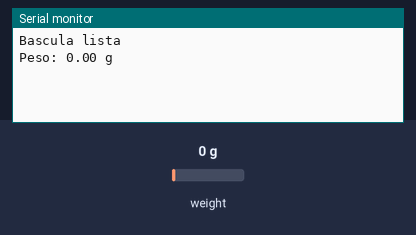
Bench run of a sketch on a simulated Arduino Uno, built with avr-gcc and run on an emulated ATmega328P. Parts: the last lines printed to the serial monitor. The test bench sets the inputs (shaded band); at power-on: weight on the scale 0 g.

Above: at 2.2 s.
2.3 s: weight on the scale set to 100 g
At 3.0 s:
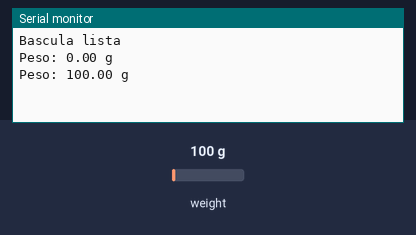
3.8 s: weight on the scale set to 1250 g
At 5.3 s:
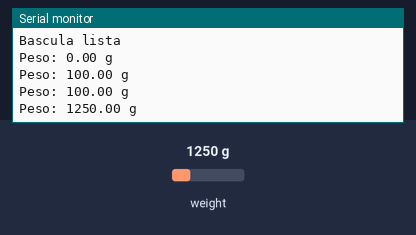
Timing chart, 0 to 6.8 s (numbered marks = the images above; inputs shaded):
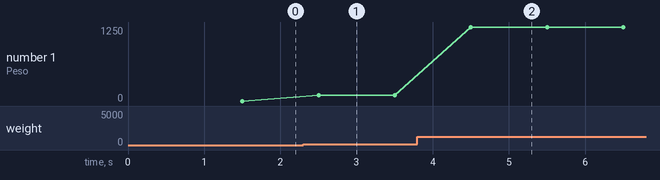

Measured:
- after the input at 2.3 s, the serial monitor: prints a new line after 0.20 s (image 1)
- after the input at 3.8 s, the serial monitor: prints a new line after 0.70 s (image 2)
- plotted number 1: 0 → 100 after the input at 2.3 s, 100 → 1250 after the input at 3.8 s

The sketch:

1-prueba.ino
```cpp
#include "HX711.h"

// Pines del HX711
const int LOADCELL_DOUT_PIN = 16;
const int LOADCELL_SCK_PIN  = 4;

HX711 balanza;

void setup() {
  Serial.begin(9600);

  // Inicializar HX711
  balanza.begin(LOADCELL_DOUT_PIN, LOADCELL_SCK_PIN);

  // Factor de calibración
  balanza.set_scale(1811.59);

  // Tara (pone el peso actual como cero)
  balanza.tare();

  Serial.println("Bascula lista");
}

void loop() {

  float peso = balanza.get_units(5);

  Serial.print("Peso: ");
  Serial.print(peso);   // quita el signo menos si aparece invertido
  Serial.println(" g");

  delay(500);
}
```
